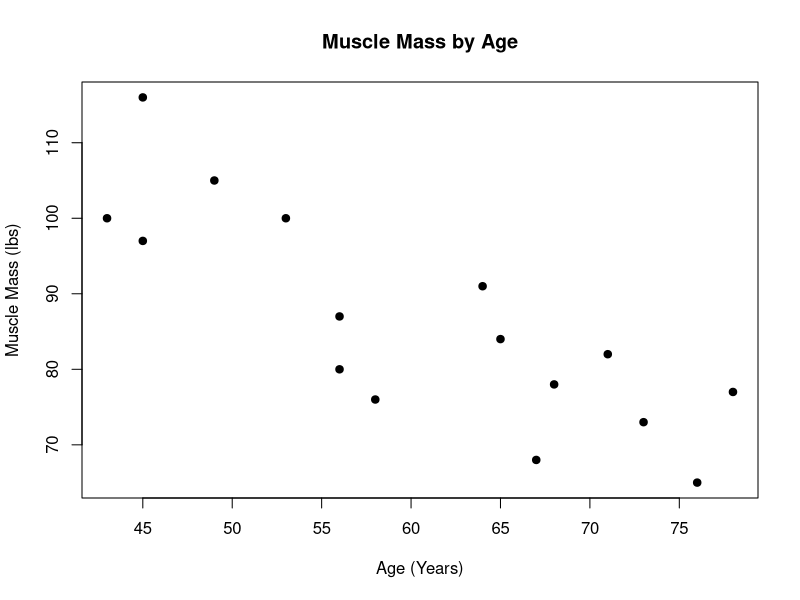
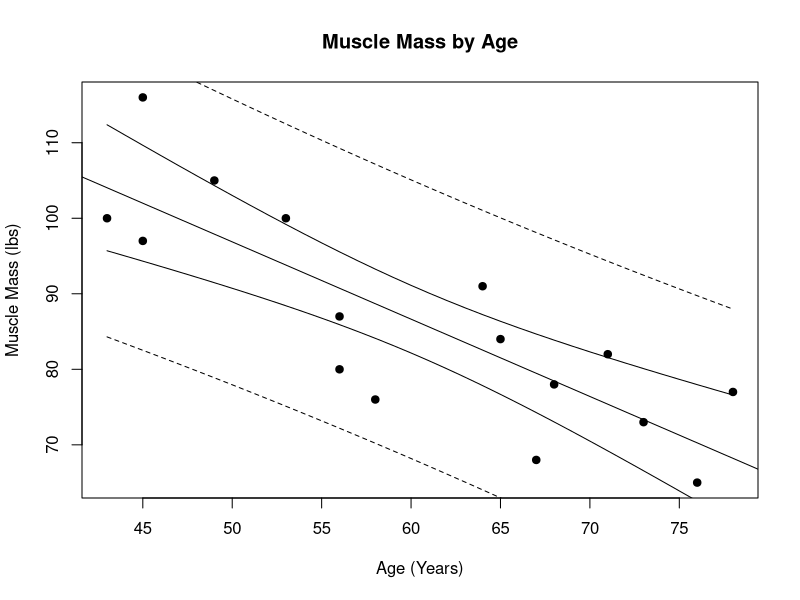
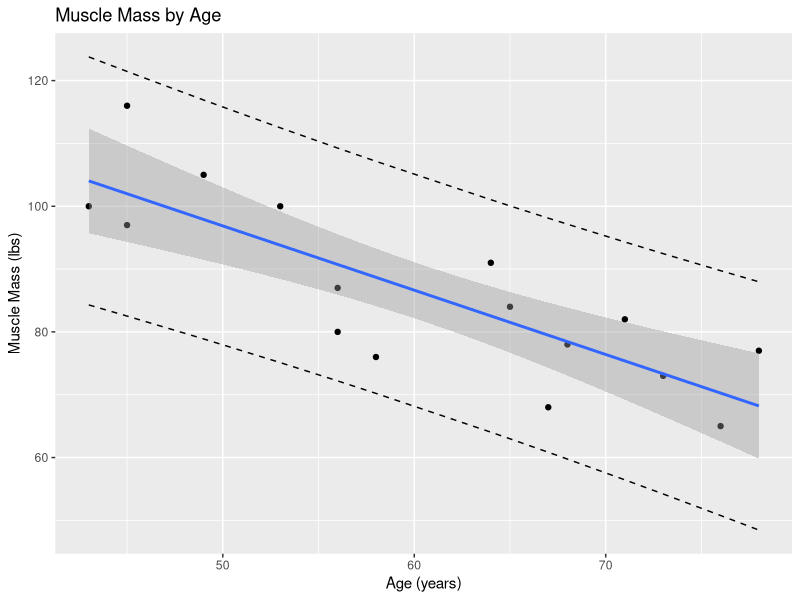

The R script that drew these images, in order:
## Simple Linear Regression
# Enter data
age_muscle_data <- data.frame("woman" = c(1,2,3,4,5,6,7,8,9,10,11,12,13,14,15,16),
                              "age" = c(71,64,43,67,56,73,68,56,76,65,45,58,45,53,49,78),
                              "mass" = c(82,91,100,68,87,73,78,80,65,84,116,76,97,100,105,77))

# Scatterplot
plot(x = age_muscle_data$age, y = age_muscle_data$mass, main = "Muscle Mass by Age", xlab = "Age (Years)",ylab = "Muscle Mass (lbs)",pch=19)

# Fit linear model
age_muscle_slr <- lm(formula = mass ~ age, data = age_muscle_data)
summary(object = age_muscle_slr)

# Get confidence intervals for predictors
confint(object = age_muscle_slr)

# Get prediction intervals
predict(object = age_muscle_slr, newdata = data.frame(age = 61), interval = "confidence")
predict(object = age_muscle_slr, newdata = data.frame(age = 61), interval = "predict")

# Get the ANOVA table
anova(age_muscle_slr)

# Scatterplot with lines
plot(age_muscle_data$age, age_muscle_data$mass, main = "Muscle Mass by Age", xlab = "Age (Years)", ylab = "Muscle Mass (lbs)", pch = 19)
abline(age_muscle_slr)

# Getting the confidence interval and prediction interval lines
age_values <- seq(from = min(age_muscle_data$age),to = max(age_muscle_data$age),by=1)
predict_data <- data.frame(age = age_values)
plot_ci <- data.frame(predict(age_muscle_slr, newdata = predict_data, interval = "confidence"))
plot_pi <- data.frame(predict(age_muscle_slr, newdata = predict_data, interval = "predict"))

lines(x = age_values, y = plot_ci$lwr)
lines(x = age_values, y = plot_ci$upr)

lines(x = age_values, y = plot_pi$lwr, lty = "dashed")
lines(x = age_values, y = plot_pi$upr, lty = "dashed")

# Bonus: doing this in ggplot2 (May not have time for this in class)
library(ggplot2)

data_pi <- predict(age_muscle_slr, newdata = data.frame(age = age_muscle_data$age), interval = "predict")

ggplot_data <- cbind(age_muscle_data,data_pi)

ggplot(data = ggplot_data, mapping = aes(x = age, y = mass)) + 
      geom_point(color="black") +
      geom_smooth(method = "lm", se = TRUE) +
      geom_line(aes(y = lwr),linetype = "dashed") +
      geom_line(aes(y = upr),linetype = "dashed") +
      labs(title = "Muscle Mass by Age",x = "Age (years)",y = "Muscle Mass (lbs)")
